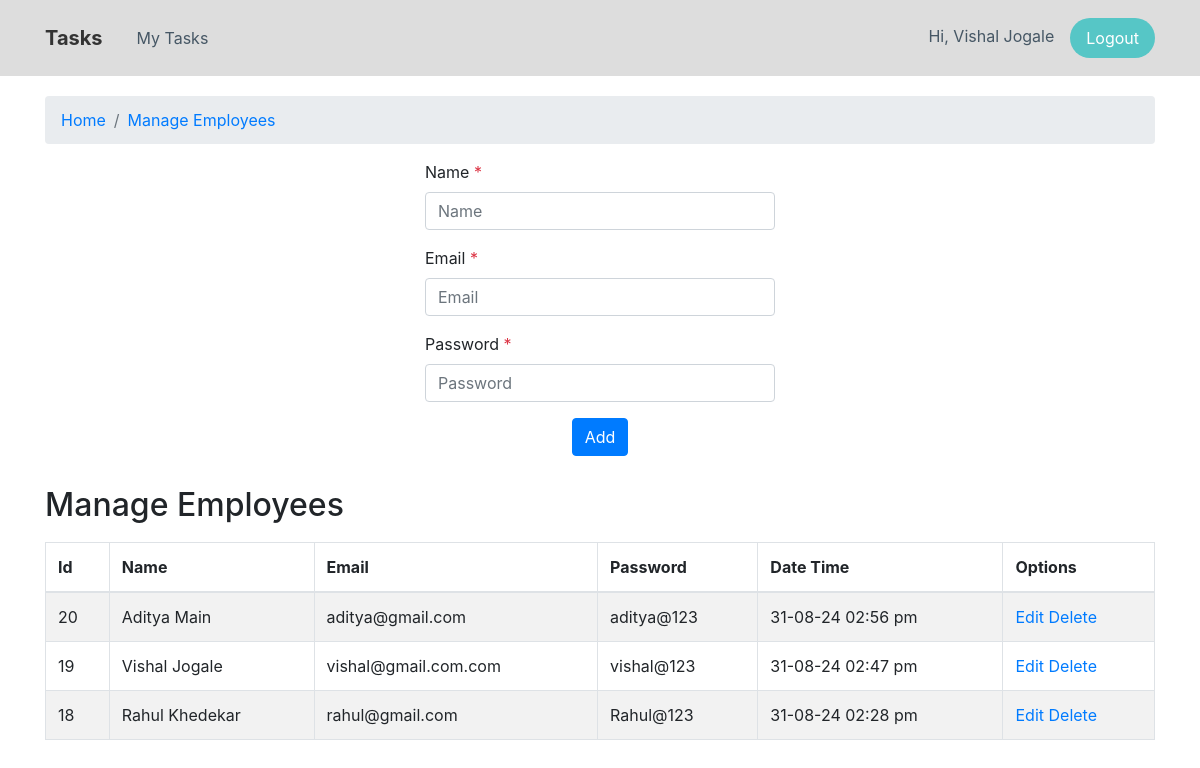
/employee.php (signed in), run on the app's committed database.
### tables this page shows
CREATE TABLE `employees` (
  `id` int(20) NOT NULL,
  `name` varchar(50) NOT NULL,
  `email` varchar(100) NOT NULL,
  `password` mediumtext NOT NULL,
  `date_time` datetime NOT NULL
);

### Main.php (called while the page is built, shortened)
<?php
class Main
{
    protected $mysqli;
    public function __construct()
    {
        include 'config/config.php';
        $this->mysqli =$mysqli;
    }
    public function get_employees($id = null){
        if(is_null($id)){
            $result = mysqli_query($this->mysqli,"SELECT * FROM employees order by id desc");
        }
        else{
            $result = mysqli_query($this->mysqli,"SELECT * FROM employees where id = '$id'");
        }
        return $result;
    }
}

### employee.php (the view, shortened to what this page needs)
<?php
require_once "Main.php";
$main = new Main();
$employees = $main->get_employees();
?>
<!DOCTYPE html>
<html lang="en">
<head>
    <link rel="stylesheet" href="assets/bootstrap/css/bootstrap.min.css">
    <link rel="stylesheet" href="assets/css/styles.css">
</head>
<body>
<?include_once "navigation.php"?>
<section>
    <div class="container">
        <ol class="breadcrumb" style="margin-top: 20px;">
            <li class="breadcrumb-item"><a href="index.php"><span>Home</span></a></li>
            <li class="breadcrumb-item"><a href="#"><span>Manage Employees</span></a></li>
        </ol>
    </div>
</section>
<div class="container">
    <div class="row">
        <div class="col-md-4 offset-md-4">
            <form action="employee.php" method="post">
                <div class="row">
                    <div class="col-md-12">
                        <div class="form-group">
                            <label for="name">Name <span class="text-danger">*</span></label>
                            <input type="text" class="form-control" id="name" name="name" pattern="[a-zA-Z. ]+" title="Name should only have text, space and dot" placeholder="Name" required>
                        </div>
                    </div>
                    <div class="col-md-12">
                        <div class="form-group">
                            <label for="email">Email <span class="text-danger">*</span></label>
                            <input type="email" class="form-control" id="email" name="email" placeholder="Email" required>
                        </div>
                    </div>
                    <div class="col-md-12">
                        <div class="form-group">
                            <label for="password">Password <span class="text-danger">*</span></label>
                            <input type="password" class="form-control" id="password" name="password" pattern=".{8,}" title="Password should have 8 or more characters" placeholder="Password" required>
                        </div>
                    </div>
                </div>
                <div class="center">
                    <button type="submit" class="btn btn-primary"> Add</button>
                </div>
            </form>
        </div>
    </div>
</div>
<section>
    <div class="container" style="margin-top: 20px;margin-bottom: 20px;">
        <h2 style="padding: 10px 0">Manage Employees</h2><table id="example" class="table table-striped table-bordered" cellspacing="0" width="100%">
            <thead>
            <tr>
                <th>Id</th>
                <th>Name</th>
                <th>Email</th>
                <th>Password</th>
                <th>Date Time</th>
                <th>Options</th>
            </tr>
            </thead>
            <tbody>
            <?if($employees):?>
            <?while ($row = mysqli_fetch_assoc($employees)):?>
                <tr>
                    <td><?=$row['id']?></td>
                    <td><?=$row['name']?></td>
                    <td><?=$row['email']?></td>
                    <td><?=$row['password']?></td>
                    <td><?=date("d-m-y h:i a",strtotime($row['date_time']))?></td>
                    <td><a class="table-links" href="edit-employee.php?id=<?=$row['id']?>">Edit</a>&nbsp;<a class="table-links" href="javascript:void(0)" onclick="Remove(this,<?=$row['id']?>,'employees')">Delete</a></td>
                </tr>
            <?endwhile;?>
            <?endif;?>
            </tbody>
        </table>
    </div>
</section>
</body>
</html>

### assets/css/styles.css (style rules this page uses)
.center { text-align: center; }

### data on the page
employees: id "20", name "Aditya Main", email "aditya@gmail.com", password "aditya@123", date_time "31-08-24 02:56 pm"
employees: id "19", name "Vishal Jogale", email "vishal@gmail.com.com", password "vishal@123", date_time "31-08-24 02:47 pm"
employees: id "18", name "Rahul Khedekar", email "rahul@gmail.com", password "Rahul@123", date_time "31-08-24 02:28 pm"

### other printed values
$_SESSION['employee_name'] "Vishal Jogale"
